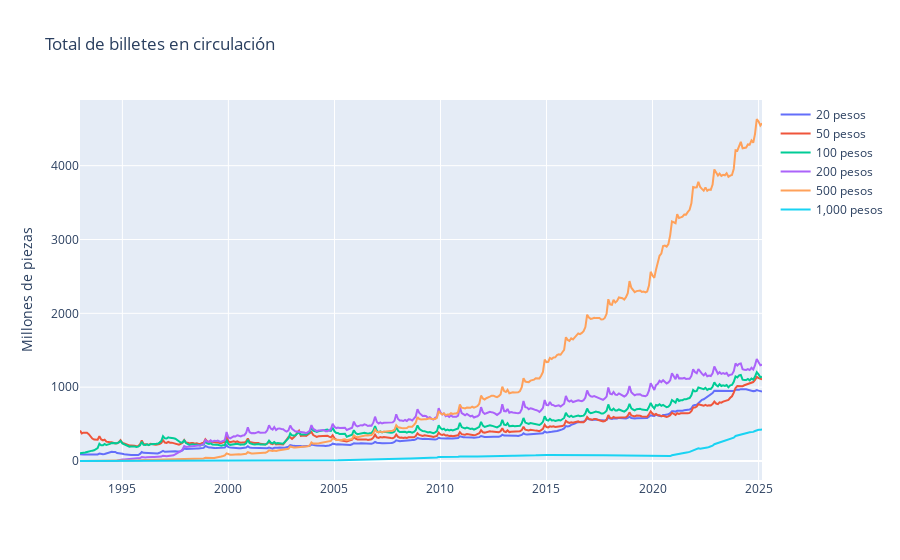
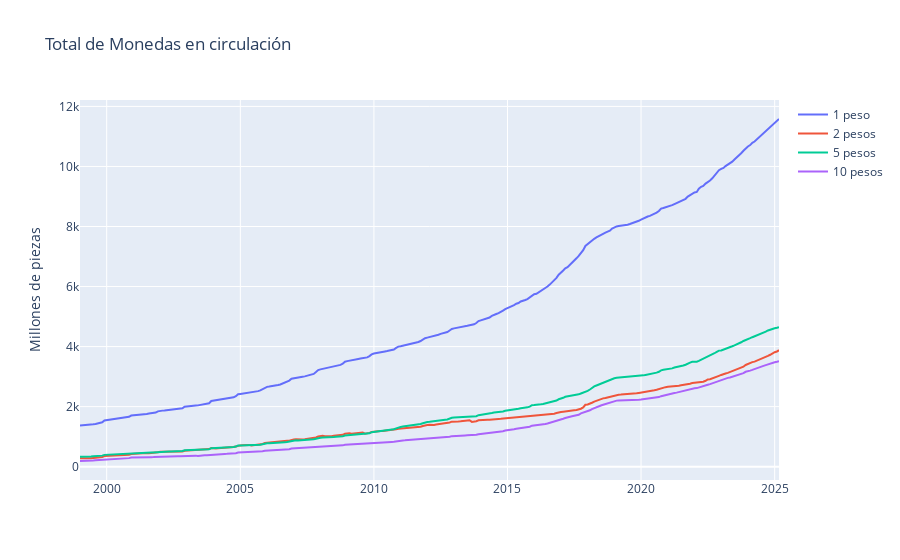

These figures' notebook cell, in order:
### Code cell
fig = fig = go.Figure()

for col in dfBilletes.columns:
    fig.add_trace(go.Scatter(x=dfBilletes.index, 
                             y=dfBilletes[col],
                             name= col,
                             marker_symbol="star"))

fig.update_layout(title_text="Total de billetes en circulación",
                  yaxis_title='Millones de piezas')
fig.show()



fig = fig = go.Figure()

for col in dfMonedas.columns:
    fig.add_trace(go.Scatter(x=dfMonedas.index, 
                             y=dfMonedas[col],
                             name= col,
                             marker_symbol="star"))

fig.update_layout(title_text="Total de Monedas en circulación",
                  yaxis_title='Millones de piezas')

fig.show()

### Figure 1 — Plotly figure (JSON) as saved in the notebook; plotly's stock layout.template omitted (floating-point values rounded to 4 significant figures; data arrays with more than 128 entries replaced by an {"elided": "..."} marker saying what was removed)
{"data": [{"marker": {"symbol": "star"}, "name": "20 pesos", "type": "scatter", "x": {"elided": "387 str values"}, "y": {"elided": "387 float values"}}, {"marker": {"symbol": "star"}, "name": "50 pesos", "type": "scatter", "x": {"elided": "387 str values"}, "y": {"elided": "387 float values"}}, {"marker": {"symbol": "star"}, "name": "100 pesos", "type": "scatter", "x": {"elided": "387 str values"}, "y": {"elided": "387 float values"}}, {"marker": {"symbol": "star"}, "name": "200 pesos", "type": "scatter", "x": {"elided": "387 str values"}, "y": {"elided": "387 float values"}}, {"marker": {"symbol": "star"}, "name": "500 pesos", "type": "scatter", "x": {"elided": "387 str values"}, "y": {"elided": "387 float values"}}, {"marker": {"symbol": "star"}, "name": "1,000 pesos", "type": "scatter", "x": {"elided": "387 str values"}, "y": {"elided": "387 float values"}}], "layout": {"title": {"text": "Total de billetes en circulación"}, "yaxis": {"title": {"text": "Millones de piezas"}}}}

### Figure 2 — Plotly figure (JSON) as saved in the notebook; plotly's stock layout.template omitted (floating-point values rounded to 4 significant figures; data arrays with more than 128 entries replaced by an {"elided": "..."} marker saying what was removed)
{"data": [{"marker": {"symbol": "star"}, "name": "1 peso", "type": "scatter", "x": {"elided": "315 str values"}, "y": {"elided": "315 float values"}}, {"marker": {"symbol": "star"}, "name": "2 pesos", "type": "scatter", "x": {"elided": "315 str values"}, "y": {"elided": "315 float values"}}, {"marker": {"symbol": "star"}, "name": "5 pesos", "type": "scatter", "x": {"elided": "315 str values"}, "y": {"elided": "315 float values"}}, {"marker": {"symbol": "star"}, "name": "10 pesos", "type": "scatter", "x": {"elided": "315 str values"}, "y": {"elided": "315 float values"}}], "layout": {"title": {"text": "Total de Monedas en circulación"}, "yaxis": {"title": {"text": "Millones de piezas"}}}}
